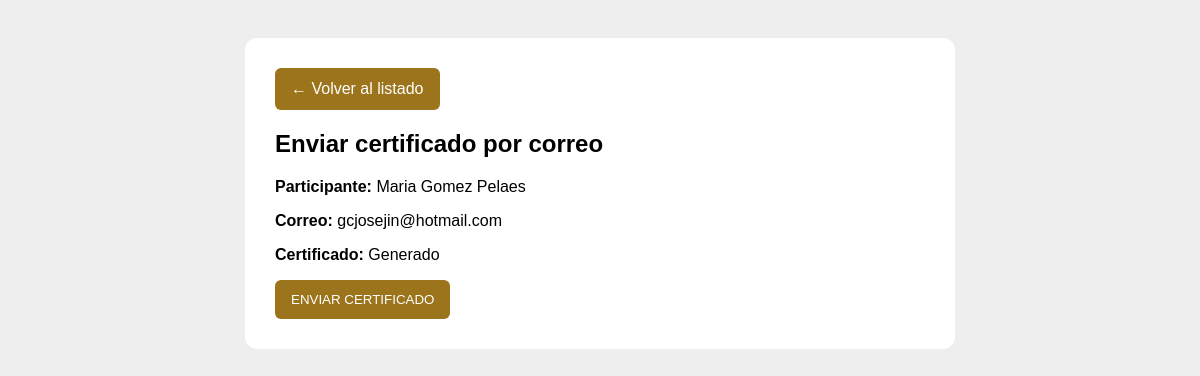
Screenshot of /enviar_correo.php?id=92 with the database file from the repository.
### tables this page shows
CREATE TABLE `certificados` (
  `id` int(11) NOT NULL AUTO_INCREMENT,
  `nombre` varchar(100) NOT NULL,
  `apellido` varchar(100) NOT NULL,
  `ci` varchar(30) DEFAULT NULL,
  `correo` varchar(180) DEFAULT NULL,
  `programa` varchar(255) NOT NULL DEFAULT 'GESTIÃ"N PÃsBLICA Y DEFENSA LEGAL DEL ESTADO',
  `fecha_emision` date NOT NULL,
  `codigo` varchar(50) NOT NULL,
  `archivo` varchar(255) DEFAULT NULL,
  `correo_enviado` tinyint(1) NOT NULL DEFAULT 0,
  `fecha_envio` datetime DEFAULT NULL,
  `estado` enum('VIGENTE','ANULADO') NOT NULL DEFAULT 'VIGENTE',
  `creado_en` timestamp NOT NULL DEFAULT current_timestamp(),
  PRIMARY KEY (`id`),
  UNIQUE KEY `codigo` (`codigo`)
);

### enviar_correo.php (the view, shortened to what this page needs)
<?php
require "config.php";require "funciones_correo.php";
$id=(int)($_GET['id']??$_POST['id']??0);$s=$conexion->prepare("SELECT * FROM certificados WHERE id=? LIMIT 1");$s->bind_param('i',$id);$s->execute();$r=$s->get_result();if(!$r||!$r->num_rows)die('Participante no encontrado.');$c=$r->fetch_assoc();$msg='';$ok=false;
$generado=!empty($c['archivo'])&&is_file(__DIR__.'/certificados/'.$c['archivo']);
?><!doctype html><html lang="es"><head></head><body><div class="box"><a href="listado.php">← Volver al listado</a><h2>Enviar certificado por correo</h2><p><b>Participante:</b> <?=htmlspecialchars($c['nombre'].' '.$c['apellido'])?></p><p><b>Correo:</b> <?=htmlspecialchars($c['correo']??'No registrado')?></p><p><b>Certificado:</b> <?=$generado?'Generado':'Pendiente de generar'?></p><?php if(!$generado):?><p>Primero debe generar el certificado.</p><a href="generar.php?id=<?=$id?>">GENERAR CERTIFICADO</a><?php elseif(empty($c['correo'])||!filter_var($c['correo'],FILTER_VALIDATE_EMAIL)):?><p>Registre un correo válido en la base de datos o vuelva a importar la fila con correo.</p><?php else:?><form method="post"><button>ENVIAR CERTIFICADO</button></form><?php endif;?></div></body></html>

### rows the page displays
certificados: nombre+apellido "Maria Gomez Pelaes", correo "gcjosejin@hotmail.com"
